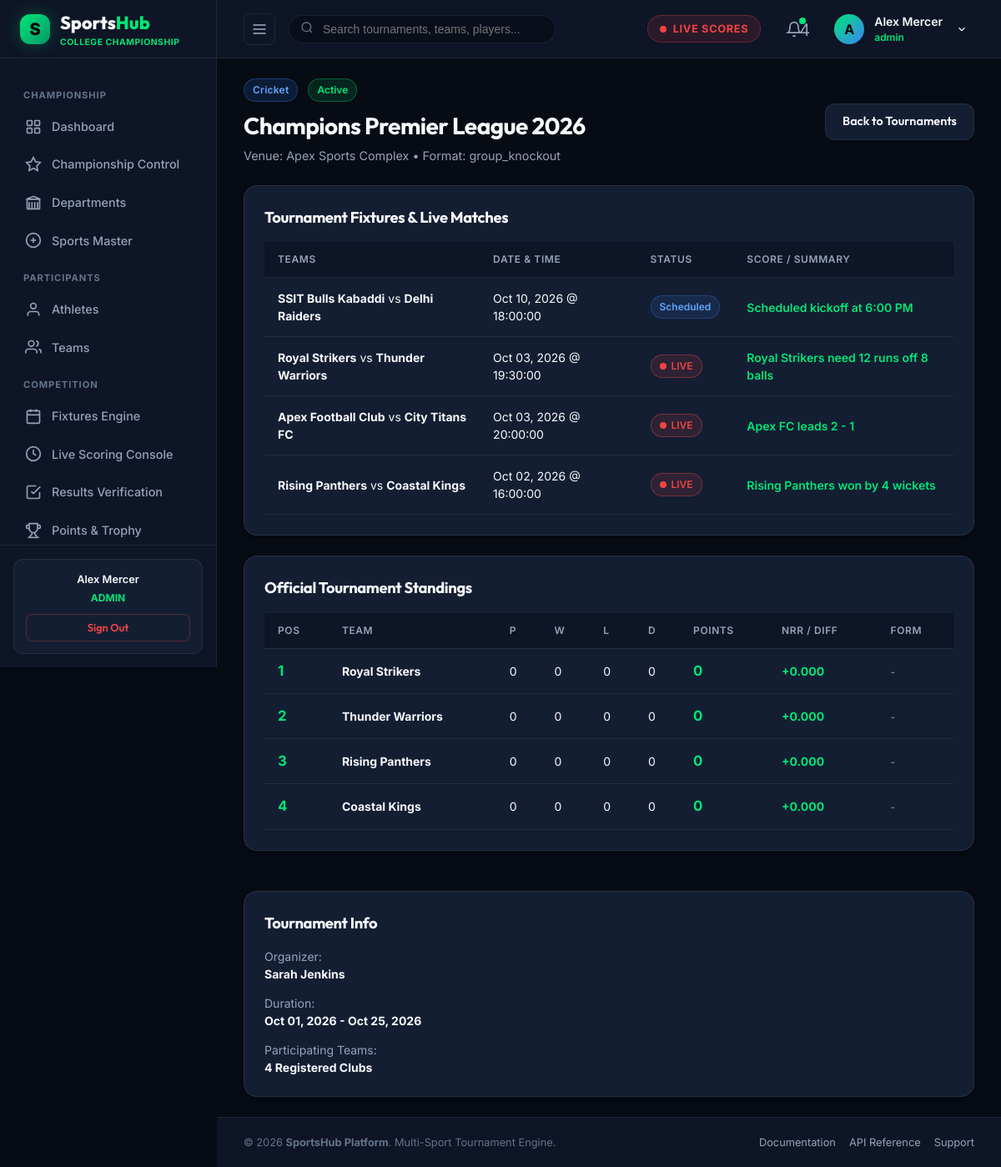
/public/tournament.php (signed in), run on the app's committed database.
### tables this page shows
CREATE TABLE `users` (
  `id` int(10) unsigned NOT NULL AUTO_INCREMENT,
  `name` varchar(100) NOT NULL,
  `email` varchar(150) NOT NULL,
  `password` varchar(255) NOT NULL,
  `role` enum('admin','organizer','scorer','official','team_manager','player') NOT NULL DEFAULT 'player',
  `profile_image` varchar(255) DEFAULT 'assets/images/default-avatar.png',
  `status` tinyint(1) DEFAULT 1,
  `created_at` datetime DEFAULT current_timestamp(),
  `updated_at` datetime DEFAULT current_timestamp() ON UPDATE current_timestamp(),
  PRIMARY KEY (`id`),
  UNIQUE KEY `email` (`email`),
  KEY `idx_users_role` (`role`),
  KEY `idx_users_email` (`email`)
);

CREATE TABLE `sports` (
  `id` int(10) unsigned NOT NULL AUTO_INCREMENT,
  `name` varchar(50) NOT NULL,
  `slug` varchar(60) NOT NULL,
  `description` text DEFAULT NULL,
  `icon` varchar(255) DEFAULT NULL,
  `status` tinyint(1) DEFAULT 1,
  `created_at` datetime DEFAULT current_timestamp(),
  PRIMARY KEY (`id`),
  UNIQUE KEY `name` (`name`),
  UNIQUE KEY `slug` (`slug`)
);

CREATE TABLE `tournaments` (
  `id` int(10) unsigned NOT NULL AUTO_INCREMENT,
  `name` varchar(150) NOT NULL,
  `slug` varchar(160) NOT NULL,
  `sport_id` int(10) unsigned NOT NULL,
  `logo` varchar(255) DEFAULT 'assets/images/default-tournament.png',
  `description` text DEFAULT NULL,
  `start_date` date NOT NULL,
  `end_date` date NOT NULL,
  `venue_id` int(10) unsigned DEFAULT NULL,
  `format` enum('league','knockout','round_robin','group_knockout') NOT NULL DEFAULT 'league',
  `status` enum('draft','upcoming','active','completed','cancelled') NOT NULL DEFAULT 'upcoming',
  `created_by` int(10) unsigned NOT NULL,
  `created_at` datetime DEFAULT current_timestamp(),
  `updated_at` datetime DEFAULT current_timestamp() ON UPDATE current_timestamp(),
  PRIMARY KEY (`id`),
  UNIQUE KEY `slug` (`slug`),
  KEY `fk_tournaments_venue` (`venue_id`),
  KEY `fk_tournaments_user` (`created_by`),
  KEY `idx_tournaments_sport` (`sport_id`),
  KEY `idx_tournaments_status` (`status`),
  CONSTRAINT `fk_tournaments_sport` FOREIGN KEY (`sport_id`) REFERENCES `sports` (`id`),
  CONSTRAINT `fk_tournaments_user` FOREIGN KEY (`created_by`) REFERENCES `users` (`id`) ON DELETE CASCADE,
  CONSTRAINT `fk_tournaments_venue` FOREIGN KEY (`venue_id`) REFERENCES `venues` (`id`) ON DELETE SET NULL
);

CREATE TABLE `venues` (
  `id` int(10) unsigned NOT NULL AUTO_INCREMENT,
  `name` varchar(150) NOT NULL,
  `location` varchar(255) DEFAULT NULL,
  `address` text DEFAULT NULL,
  `city` varchar(100) NOT NULL,
  `capacity` int(10) unsigned DEFAULT 0,
  `sport_type` varchar(100) DEFAULT NULL,
  `status` tinyint(1) DEFAULT 1,
  `created_at` datetime DEFAULT current_timestamp(),
  PRIMARY KEY (`id`)
);

CREATE TABLE `matches` (
  `id` int(10) unsigned NOT NULL AUTO_INCREMENT,
  `tournament_id` int(10) unsigned NOT NULL,
  `sport_id` int(10) unsigned NOT NULL,
  `team_a_id` int(10) unsigned NOT NULL,
  `team_b_id` int(10) unsigned NOT NULL,
  `venue_id` int(10) unsigned DEFAULT NULL,
  `official_id` int(10) unsigned DEFAULT NULL,
  `scheduled_date` date NOT NULL,
  `scheduled_time` time NOT NULL,
  `status` enum('scheduled','live','completed','postponed','cancelled') DEFAULT 'scheduled',
  `winner_team_id` int(10) unsigned DEFAULT NULL,
  `result_summary` varchar(255) DEFAULT NULL,
  `created_at` datetime DEFAULT current_timestamp(),
  `updated_at` datetime DEFAULT current_timestamp() ON UPDATE current_timestamp(),
  PRIMARY KEY (`id`),
  KEY `fk_matches_sport` (`sport_id`),
  KEY `fk_matches_team_a` (`team_a_id`),
  KEY `fk_matches_team_b` (`team_b_id`),
  KEY `fk_matches_venue` (`venue_id`),
  KEY `fk_matches_winner` (`winner_team_id`),
  KEY `fk_matches_official` (`official_id`),
  KEY `idx_matches_tournament` (`tournament_id`),
  KEY `idx_matches_scheduled_date` (`scheduled_date`),
  KEY `idx_matches_status` (`status`),
  CONSTRAINT `fk_matches_official` FOREIGN KEY (`official_id`) REFERENCES `officials` (`id`) ON DELETE SET NULL,
  CONSTRAINT `fk_matches_sport` FOREIGN KEY (`sport_id`) REFERENCES `sports` (`id`),
  CONSTRAINT `fk_matches_team_a` FOREIGN KEY (`team_a_id`) REFERENCES `teams` (`id`) ON DELETE CASCADE,
  CONSTRAINT `fk_matches_team_b` FOREIGN KEY (`team_b_id`) REFERENCES `teams` (`id`) ON DELETE CASCADE,
  CONSTRAINT `fk_matches_tournament` FOREIGN KEY (`tournament_id`) REFERENCES `tournaments` (`id`) ON DELETE CASCADE,
  CONSTRAINT `fk_matches_venue` FOREIGN KEY (`venue_id`) REFERENCES `venues` (`id`) ON DELETE SET NULL,
  CONSTRAINT `fk_matches_winner` FOREIGN KEY (`winner_team_id`) REFERENCES `teams` (`id`) ON DELETE SET NULL
);

CREATE TABLE `teams` (
  `id` int(10) unsigned NOT NULL AUTO_INCREMENT,
  `name` varchar(100) NOT NULL,
  `short_name` varchar(10) NOT NULL,
  `logo` varchar(255) DEFAULT 'assets/images/default-team.png',
  `sport_id` int(10) unsigned NOT NULL,
  `department_id` int(11) DEFAULT NULL,
  `captain_id` int(10) unsigned DEFAULT NULL,
  `manager_id` int(10) unsigned DEFAULT NULL,
  `status` tinyint(1) DEFAULT 1,
  `created_at` datetime DEFAULT current_timestamp(),
  `updated_at` datetime DEFAULT current_timestamp() ON UPDATE current_timestamp(),
  PRIMARY KEY (`id`),
  KEY `idx_teams_sport` (`sport_id`),
  CONSTRAINT `fk_teams_sport` FOREIGN KEY (`sport_id`) REFERENCES `sports` (`id`)
);

CREATE TABLE `points_table` (
  `id` int(10) unsigned NOT NULL AUTO_INCREMENT,
  `tournament_id` int(10) unsigned NOT NULL,
  `team_id` int(10) unsigned NOT NULL,
  `played` int(11) DEFAULT 0,
  `won` int(11) DEFAULT 0,
  `lost` int(11) DEFAULT 0,
  `drawn` int(11) DEFAULT 0,
  `points` int(11) DEFAULT 0,
  `score_for` int(11) DEFAULT 0,
  `score_against` int(11) DEFAULT 0,
  `score_difference` int(11) DEFAULT 0,
  `net_run_rate` decimal(6,3) DEFAULT 0.000,
  `position` int(11) DEFAULT 1,
  `form` varchar(20) DEFAULT '',
  `updated_at` datetime DEFAULT current_timestamp() ON UPDATE current_timestamp(),
  PRIMARY KEY (`id`),
  UNIQUE KEY `unique_tournament_team_points` (`tournament_id`,`team_id`),
  KEY `fk_pt_team` (`team_id`),
  CONSTRAINT `fk_pt_team` FOREIGN KEY (`team_id`) REFERENCES `teams` (`id`) ON DELETE CASCADE,
  CONSTRAINT `fk_pt_tournament` FOREIGN KEY (`tournament_id`) REFERENCES `tournaments` (`id`) ON DELETE CASCADE
);

### public/tournament.php (the view, shortened to what the rows shown need)
<?php
require_once __DIR__ . '/../includes/database.php';
$db = getDB();
$id = $_GET['id'] ?? 1;
$tournaments = $db->getTournaments();
$tournament = $tournaments[0];
foreach ($tournaments as $t) {
    if ($t['id'] == $id) {
        $tournament = $t;
        break;
    }
}
$matches = $db->getMatches();
include_once __DIR__ . '/../includes/header.php';
?>
<div class="dashboard-header">
  <div class="dashboard-title-group">
    <div style="display:flex; align-items:center; gap:12px; margin-bottom:8px;">
      <?php echo getSportBadge($tournament['sport_name']); ?>
      <?php echo getStatusBadge($tournament['status']); ?>
    </div>
    <h1><?php echo htmlspecialchars($tournament['name']); ?></h1>
    <p>Venue: <?php echo htmlspecialchars($tournament['venue_name']); ?> &bull; Format: <?php echo htmlspecialchars($tournament['format']); ?></p>
  </div>
</div>
<div class="dashboard-main-grid">
  <div class="grid-left-col">
    <div class="card" style="margin-bottom:24px;">
      <div class="section-header">
        <h2>Tournament Fixtures & Live Matches</h2>
      </div>
      <div class="table-responsive">
        <table class="sports-table">
          <thead>
            <tr>
              <th>Teams</th>
              <th>Date & Time</th>
              <th>Status</th>
              <th>Score / Summary</th>
            </tr>
          </thead>
          <tbody>
            <?php foreach ($matches as $m): ?>
              <tr>
                <td>
                  <strong style="color:var(--text-main);"><?php echo htmlspecialchars($m['team_a_name']); ?></strong> vs <strong style="color:var(--text-main);"><?php echo htmlspecialchars($m['team_b_name']); ?></strong>
                </td>
                <td><?php echo date('M d, Y', strtotime($m['match_date'])); ?> @ <?php echo $m['start_time']; ?></td>
                <td><?php echo getStatusBadge($m['status']); ?></td>
                <td style="color:var(--accent-green); font-weight:600;"><?php echo htmlspecialchars($m['result_summary']); ?></td>
              </tr>
            <?php endforeach; ?>
          </tbody>
        </table>
      </div>
    </div>
    <?php
      require_once __DIR__ . '/../includes/statistics-helper.php';
      $pubStandings = StatisticsService::getPointsTable($tournament['id'] ?? 1, $tournament['sport_id'] ?? 1);
    ?>
    <div class="card" style="margin-bottom:24px;">
      <div class="section-header" style="margin-bottom:16px;">
        <h2>Official Tournament Standings</h2>
      </div>
      <div class="table-responsive">
        <table class="sports-table">
          <thead>
            <tr>
              <th>Pos</th>
              <th>Team</th>
              <th>P</th>
              <th>W</th>
              <th>L</th>
              <th>D</th>
              <th>Points</th>
              <th>NRR / Diff</th>
              <th>Form</th>
            </tr>
          </thead>
          <tbody>
            <?php $pPos = 1; foreach ($pubStandings as $st): ?>
              <tr>
                <td><strong style="color:var(--accent-green); font-size:1.05rem;"><?php echo $pPos++; ?></strong></td>
                <td><strong style="color:var(--text-main);"><?php echo htmlspecialchars($st['team_name']); ?></strong></td>
                <td><?php echo $st['played']; ?></td>
                <td><?php echo $st['won']; ?></td>
                <td><?php echo $st['lost']; ?></td>
                <td><?php echo $st['drawn']; ?></td>
                <td><strong style="color:var(--accent-green); font-size:1.05rem;"><?php echo $st['points']; ?></strong></td>
                <td>
                  <?php if (strtolower($tournament['sport_name'] ?? '') === 'cricket'): ?>
                    <strong style="color:<?php echo ($st['net_run_rate'] >= 0) ? 'var(--accent-green)' : 'var(--accent-red)'; ?>;">
                      <?php echo sprintf("%+.3f", $st['net_run_rate']); ?>
                    </strong>
                  <?php else: ?>
                    <strong style="color:<?php echo (($st['score_difference'] ?? 0) >= 0) ? 'var(--accent-green)' : 'var(--accent-red)'; ?>;">
                      <?php echo sprintf("%+d", $st['score_difference'] ?? 0); ?>
                    </strong>
                  <?php endif; ?>
                </td>
                <td>
                  <?php if (!empty($st['form'])): ?>
                    <?php foreach (str_split($st['form']) as $char): ?>
                      <span style="background:<?php echo $char === 'W' ? 'rgba(0,230,118,0.2)' : ($char === 'L' ? 'rgba(239,68,68,0.2)' : 'rgba(245,158,11,0.2)'); ?>; color:<?php echo $char === 'W' ? 'var(--accent-green)' : ($char === 'L' ? 'var(--accent-red)' : 'var(--accent-amber)'); ?>; padding:2px 6px; border-radius:4px; font-weight:700; font-size:0.75rem; margin-right:2px;">
                        <?php echo $char; ?>
                      </span>
                    <?php endforeach; ?>
                  <?php else: ?>
                    <span style="color:var(--text-muted); font-size:0.75rem;">-</span>
                  <?php endif; ?>
                </td>
              </tr>
            <?php endforeach; ?>
          </tbody>
        </table>
      </div>
    </div>
  </div>
  <div class="grid-right-col">
    <div class="card">
      <div class="section-header">
        <h2>Tournament Info</h2>
      </div>
      <div style="display:flex; flex-direction:column; gap:14px; font-size:0.875rem;">
        <div>
          <span style="color:var(--text-muted);">Organizer:</span>
          <strong style="display:block; color:var(--text-main);"><?php echo htmlspecialchars($tournament['organizer_name']); ?></strong>
        </div>
        <div>
          <span style="color:var(--text-muted);">Duration:</span>
          <strong style="display:block; color:var(--text-main);"><?php echo date('M d, Y', strtotime($tournament['start_date'])); ?> - <?php echo date('M d, Y', strtotime($tournament['end_date'])); ?></strong>
        </div>
      </div>
    </div>
  </div>
</div>
<?php include_once __DIR__ . '/../includes/footer.php'; ?>

### includes/header.php (shortened to what the rows shown need)
<?php
require_once __DIR__ . '/config.php';
require_once __DIR__ . '/auth.php';
$currentUser = currentUser();
$userName = $currentUser['name'] ?? 'Alex Mercer';
?>
<!DOCTYPE html>
<html lang="en">
<head>
  <link rel="stylesheet" href="<?php echo BASE_URL; ?>/assets/css/style.css">
  <link rel="stylesheet" href="<?php echo BASE_URL; ?>/assets/css/dashboard.css">
  <link rel="stylesheet" href="<?php echo BASE_URL; ?>/assets/css/tournament.css">
</head>
<body>
<div class="app-layout">
  <?php include_once __DIR__ . '/sidebar.php'; ?>
  <div class="main-wrapper" id="mainWrapper">
    <header class="top-header">
      <div class="header-right">
        <div class="user-profile-wrapper" style="position:relative;">
          <div class="user-profile-menu" onclick="toggleUserDropdown()" id="userProfileBtn">
            <div class="user-avatar-placeholder" style="width:36px;height:36px;border-radius:50%;background:linear-gradient(135deg, #00e676, #3b82f6);display:flex;align-items:center;justify-content:center;font-weight:700;color:#000;">
              <?php echo strtoupper(substr($userName, 0, 1)); ?>
            </div>
            <div class="user-info">
              <span class="user-name"><?php echo htmlspecialchars($userName); ?></span>
              <span class="user-role" style="color:var(--accent-green); font-weight:600;"><?php echo htmlspecialchars($userRole); ?></span>
            </div>
            <svg width="14" height="14" viewBox="0 0 24 24" fill="none" stroke="currentColor" stroke-width="2" style="margin-left:4px;"><polyline points="6 9 12 15 18 9"/></svg>
          </div>
        </div>
      </div>
    </header>
    <main class="page-content">

### includes/sidebar.php (shortened to what the rows shown need)
<?php
require_once __DIR__ . '/auth.php';
$user = currentUser();
$userRole = strtolower($user['role'] ?? 'admin');
?>
<aside class="app-sidebar" id="appSidebar">
  <div class="sidebar-footer">
    <div class="quick-support-card">
      <p style="font-weight:600; color:var(--text-main); margin-bottom:4px;"><?php echo htmlspecialchars($user['name'] ?? 'User'); ?></p>
      <div style="font-size:0.75rem; color:var(--accent-green); text-transform:uppercase; font-weight:700; margin-bottom:10px;">
        <?php echo htmlspecialchars($userRole); ?>
      </div>
      <a href="<?php echo BASE_URL; ?>/auth/logout.php" class="btn btn-secondary btn-sm" style="width:100%; color:var(--accent-red); border-color:rgba(239,68,68,0.3);">
        Sign Out
      </a>
    </div>
  </div>
</aside>

### includes/config.php (shortened to what the rows shown need)
<?php
function getSportBadge($sportName) {
    $colors = [
        'Cricket'      => 'badge-cricket',
        'Football'     => 'badge-football',
        'Kabaddi'      => 'badge-kabaddi',
        'Basketball'   => 'badge-basketball',
        'Volleyball'   => 'badge-volleyball',
        'Badminton'    => 'badge-badminton',
        'Tennis'       => 'badge-tennis',
        'Table Tennis' => 'badge-table-tennis',
    ];
    $class = $colors[$sportName] ?? 'badge-generic';
    return "<span class=\"sport-badge {$class}\">" . htmlspecialchars($sportName) . "</span>";
}
function getStatusBadge($status) {
    $statusMap = [
        'live'      => ['class' => 'badge-live', 'label' => '<span class="pulse-dot"></span> LIVE'],
        'scheduled' => ['class' => 'badge-scheduled', 'label' => 'Scheduled'],
        'completed' => ['class' => 'badge-completed', 'label' => 'Completed'],
        'upcoming'  => ['class' => 'badge-upcoming', 'label' => 'Upcoming'],
        'active'    => ['class' => 'badge-active', 'label' => 'Active'],
        'draft'     => ['class' => 'badge-generic', 'label' => 'Draft'],
        'postponed' => ['class' => 'badge-warning', 'label' => 'Postponed'],
        'cancelled' => ['class' => 'badge-danger', 'label' => 'Cancelled']
    ];
    $info = $statusMap[strtolower($status)] ?? ['class' => 'badge-generic', 'label' => ucfirst($status)];
    return "<span class=\"status-badge {$info['class']}\">{$info['label']}</span>";
}

### data on the page
users: name "Alex Mercer", role "ADMIN", name "A", role "admin"
sports: name "Cricket"
tournaments: status "Active", name "Champions Premier League 2026", format "group_knockout", start_date "Oct 01, 2026", end_date "Oct 25, 2026"
venues: name "Apex Sports Complex"
matches: team_a.name "SSIT Bulls Kabaddi", team_b.name "Delhi Raiders", scheduled_date "Oct 10, 2026", scheduled_time "18:00:00", status "Scheduled", result_summary "Scheduled kickoff at 6:00 PM"
matches: team_a.name "Royal Strikers", team_b.name "Thunder Warriors", scheduled_date "Oct 03, 2026", scheduled_time "19:30:00", status "LIVE", result_summary "Royal Strikers need 12 runs off 8 balls"
matches: team_a.name "Apex Football Club", team_b.name "City Titans FC", scheduled_date "Oct 03, 2026", scheduled_time "20:00:00", status "LIVE", result_summary "Apex FC leads 2 - 1"
matches: team_a.name "Rising Panthers", team_b.name "Coastal Kings", scheduled_date "Oct 02, 2026", scheduled_time "16:00:00", status "LIVE", result_summary "Rising Panthers won by 4 wickets"
points_table: team.name "Royal Strikers", played "0", won "0", lost "0", drawn "0", points "0", net_run_rate "+0.000"
points_table: team.name "Thunder Warriors", played "0", won "0", lost "0", drawn "0", points "0", net_run_rate "+0.000"
points_table: team.name "Rising Panthers", played "0", won "0", lost "0", drawn "0", points "0", net_run_rate "+0.000"
points_table: team.name "Coastal Kings", played "0", won "0", lost "0", drawn "0", points "0", net_run_rate "+0.000"
users: name "Sarah Jenkins"

### other printed values
$initialUnread "4"
$tournament['teams_count'] "4"
